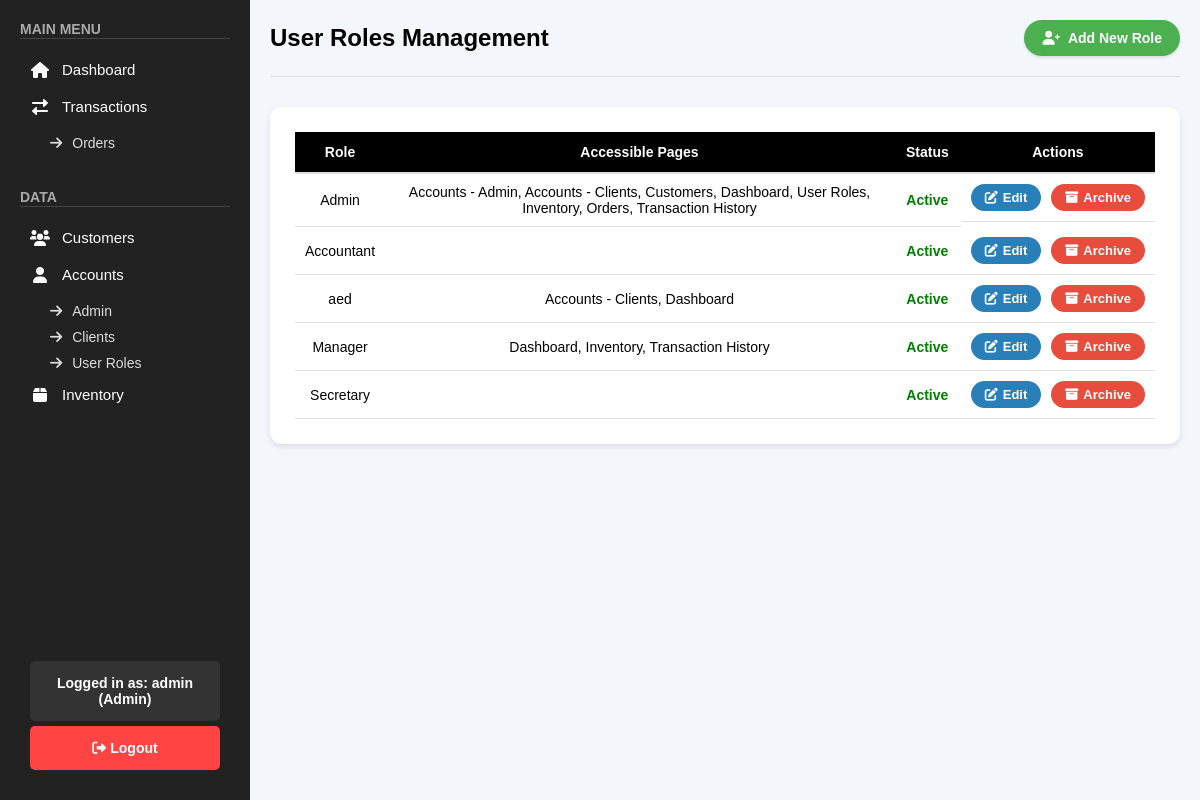
Page /public/pages/user_roles.php (signed in) on the earlier database version.
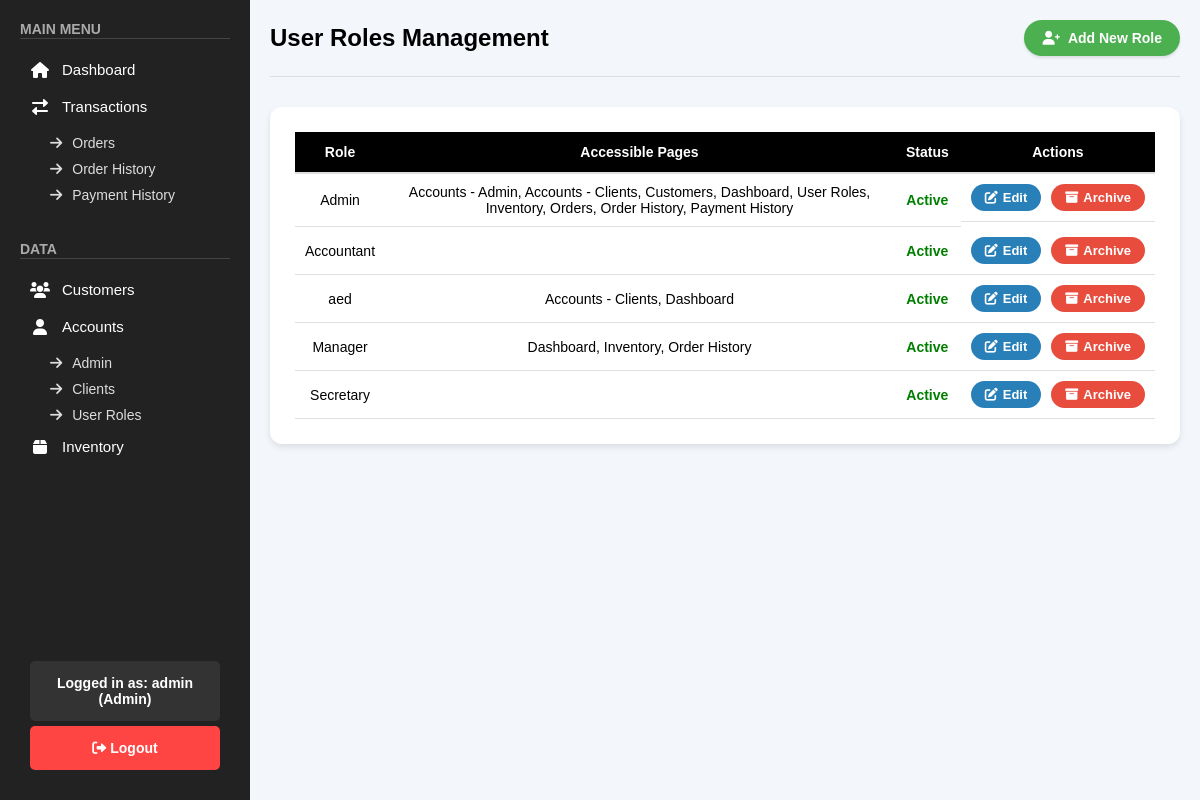
Same page on the later database version.
### tables this page shows
CREATE TABLE `roles` (
  `role_id` int(11) NOT NULL,
  `role_name` varchar(255) DEFAULT NULL,
  `status` enum('active','inactive') DEFAULT 'active',
  `pages` text NOT NULL
);

### public/pages/user_roles.php (the view, shortened to what this page needs)
<?php
include "../../backend/check_role.php";
$roles_query = "SELECT * FROM roles ORDER BY (role_name = 'admin') DESC, role_name ASC";
$roles_result = $conn->query($roles_query);
?>
<!DOCTYPE html>
<html lang="en">
<head>
    <link rel="stylesheet" href="../css/user_roles.css">
    <link rel="stylesheet" href="../css/sidebar.css">
    <link rel="stylesheet" href="https://cdnjs.cloudflare.com/ajax/libs/font-awesome/6.0.0/css/all.min.css">
</head>
<body>
    <?php include '../sidebar.php'; ?>
    <div class="main-content">
        <div class="accounts-header">
            <h1>User Roles Management</h1>
            <button onclick="showRoleForm()" class="add-account-btn">
                <i class="fas fa-user-plus"></i> Add New Role
            </button>
        </div>
        <div class="accounts-table-container">
            <table class="accounts-table">
                <thead>
                    <tr>
                        <th>Role</th>
                        <th>Accessible Pages</th>
                        <th>Status</th>
                        <th>Actions</th>
                    </tr>
                </thead>
                <tbody>
                    <?php while ($role = $roles_result->fetch_assoc()): ?>
                        <tr>
                            <td><?= htmlspecialchars($role['role_name']) ?></td>
                            <td><?= htmlspecialchars($role['pages'] ?? 'None') ?></td>
                            <td class="<?= $role['status'] == 'active' ? 'status-active' : 'status-inactive' ?>">
                                <?= htmlspecialchars(ucfirst($role['status'])) ?>
                            </td>
                            <td class="action-buttons">
                                <?php if ($role['role_name'] !== 'admin'): ?>
                                    <button type="button" class="edit-btn"
                                        onclick="showRoleForm('<?= $role['role_id'] ?>', '<?= htmlspecialchars($role['role_name']) ?>', '<?= htmlspecialchars($role['pages']) ?>')">
                                        <i class="fas fa-edit"></i> Edit
                                    </button>
                                    <form method="POST" action="../../backend/roles/manage_roles.php" style="display:inline;">
                                        <button type="submit" class="<?= $role['status'] == 'active' ? 'archive-btn' : 'activate-btn' ?>">
                                            <i class="fas fa-<?= $role['status'] == 'active' ? 'archive' : 'check' ?>"></i> <?= ucfirst($role['status'] == 'active' ? 'Archive' : 'Activate') ?>
                                        </button>
                                    </form>
                                <?php endif; ?>
                            </td>
                        </tr>
                    <?php endwhile; ?>
                </tbody>
            </table>
        </div>
    </div>
</body>
</html>

### public/sidebar.php (shortened to what this page needs)
<?php
include_once "../../backend/check_role.php";
$role = $_SESSION['role'] ?? 'guest';
$stmt = $conn->prepare("SELECT pages FROM roles WHERE role_name = ? AND status = 'active'");
$stmt->bind_param("s", $role);
$stmt->execute();
$stmt->bind_result($pages);
$allowedPages = array_map('trim', explode(',', $pages));
?>
<div class="sidebar">
    <div>
        <div class="menu-section">
            <span class="menu-title"><b>MAIN MENU</b></span>
            <hr>
            <?php if (in_array('Dashboard', $allowedPages)): ?>
                <a href="/top_exchange/public/pages/dashboard.php" class="menu-item">
                    <i class="fas fa-home"></i> Dashboard
                </a>
            <?php endif; ?>
            <?php if (in_array('Transactions', $allowedPages) || in_array('Orders', $allowedPages) || in_array('Forecast', $allowedPages) || in_array('Order History', $allowedPages)): ?>
                <div class="submenu">
                    <span class="menu-item no-hover">
                        <i class="fas fa-exchange-alt"></i> Transactions
                    </span>
                    <div class="submenu-items">
                        <?php if (in_array('Orders', $allowedPages)): ?>
                            <a href="/top_exchange/public/pages/orders.php" class="submenu-item">
                                <i class="fas fa-arrow-right"></i> Orders
                            </a>
                        <?php endif; ?>
                        <?php if (in_array('Order History', $allowedPages)): ?>
                            <a href="/top_exchange/public/pages/order_history.php" class="submenu-item">
                                <i class="fas fa-arrow-right"></i> Order History
                            </a>
                        <?php if (in_array('Payment History', $allowedPages)): ?>
                            <a href="/top_exchange/public/pages/payment_history.php" class="submenu-item">
                                <i class="fas fa-arrow-right"></i> Payment History
                            </a>
                        <?php endif; ?>
                        <?php endif; ?>
                    </div>
                </div>
            <?php endif; ?>
        </div>
        <div class="menu-section">
            <span class="menu-title"><b>DATA</b></span>
            <hr>
            <?php if (in_array('Customers', $allowedPages)): ?>
                <a href="/top_exchange/public/pages/customers.php" class="menu-item">
                    <i class="fas fa-users"></i> Customers
                </a>
            <?php endif; ?>
            <?php if (in_array('Accounts - Admin', $allowedPages) || in_array('Accounts - Clients', $allowedPages) || in_array('User Roles', $allowedPages)): ?>
                <div class="submenu">
                    <span class="menu-item no-hover">
                        <i class="fas fa-user"></i> Accounts
                    </span>
                    <div class="submenu-items">
                        <?php if (in_array('Accounts - Admin', $allowedPages)): ?>
                            <a href="/top_exchange/public/pages/accounts.php" class="submenu-item">
                                <i class="fas fa-arrow-right"></i> Admin
                            </a>
                        <?php endif; ?>
                        <?php if (in_array('Accounts - Clients', $allowedPages)): ?>
                            <a href="/top_exchange/public/pages/accounts_clients.php" class="submenu-item">
                                <i class="fas fa-arrow-right"></i> Clients
                            </a>
                        <?php endif; ?>
                        <?php if (in_array('User Roles', $allowedPages)): ?>
                            <a href="/top_exchange/public/pages/user_roles.php" class="submenu-item">
                                <i class="fas fa-arrow-right"></i> User Roles
                            </a>
                        <?php endif; ?>
                    </div>
                </div>
            <?php endif; ?>
            <?php if (in_array('Inventory', $allowedPages)): ?>
                <a href="/top_exchange/public/pages/inventory.php" class="menu-item">
                    <i class="fas fa-box"></i> Inventory
                </a>
            <?php endif; ?>
        </div>
    </div>
    <div class="account-section">
        <div class="account-info">
            Logged in as:
            <strong>
                <?php
                echo isset($_SESSION['username'])
                    ? htmlspecialchars($_SESSION['username'])
                    : "Guest";
                ?>
            </strong> (<?= htmlspecialchars(ucfirst($role)) ?>)
        </div>
        <a href="/top_exchange/backend/logout.php" class="logout-btn">
            <i class="fas fa-sign-out-alt"></i> Logout
        </a>
    </div>
</div>

### public/css/user_roles.css (style rules this page uses)
body { font-family: Arial, sans-serif; background-color: #f3f6fb; margin: 0; box-sizing: border-box; }
.accounts-header { display: flex; justify-content: space-between; align-items: center; margin-bottom: 30px; padding-bottom: 20px; border-bottom: 1px solid #ddd; }
.accounts-header h1 { font-size: 24px; font-weight: bold; display: flex; align-items: center; gap: 12px; }
.add-account-btn { padding: 10px 18px; font-size: 14px; border: none; font-weight: bold; color: white; background-color: #4CAF50; border-radius: 20px; text-decoration: none; transition: 0.3s; display: flex; align-items: center; gap: 8px; box-shadow: 0px 2px 3px rgba(0, 0, 0, 0.1); }
.accounts-table-container { background-color: #ffffff; padding: 25px; border-radius: 12px; box-shadow: 0px 3px 6px rgba(0, 0, 0, 0.1); }
.accounts-table { width: 100%; border-collapse: collapse; font-size: 14px; }
.accounts-table th { background-color: black; color: white; font-weight: bold; padding: 12px; text-align: center; border-bottom: 2px solid #ddd; }
.accounts-table td { padding: 10px; text-align: center; border-bottom: 1px solid #e0e0e0; }
.action-buttons { display: flex; justify-content: center; gap: 10px; }
.edit-btn, .archive-btn { padding: 6px 14px; font-size: 13px; font-weight: 600; border-radius: 20px; text-decoration: none; transition: background-color 0.3s; display: flex; align-items: center; gap: 5px; border: none; }
.edit-btn { background-color: #2980b9; color: white; }
.archive-btn { background-color: #e74c3c; color: white; }
.status-active { color: green; font-weight: bold; }

### public/css/sidebar.css (style rules this page uses)
* { margin: 0; padding: 0; box-sizing: border-box; font-family: Arial, sans-serif; text-decoration: none; }
.sidebar { width: 250px; background: #222; color: white; padding: 20px; display: flex; flex-direction: column; justify-content: space-between; height: 100vh; position: fixed; left: 0; top: 0; }
.menu-section { margin-bottom: 32px; }
.menu-title { font-size: 14px; font-weight: bold; color: #aaa; margin-bottom: 10px; margin-top: 20px; }
hr { border: none; height: 1px; background: #444; margin-bottom: 12px; }
.menu-item { display: flex; align-items: center; gap: 10px; background: none; border: none; color: white; font-size: 15px; font-weight: 400; padding: 10px 15px; width: 100%; text-align: left; cursor: pointer; transition: background 0.2s ease-in-out; border-radius: 4px; }
.submenu { display: flex; flex-direction: column; }
.submenu-items { display: flex; flex-direction: column; margin-left: 20px; margin-top: 5px; }
.submenu-item { display: flex; align-items: center; gap: 10px; background: none; border: none; color: #ddd; font-size: 14px; font-weight: 400; padding: 5px 10px; width: 100%; text-align: left; cursor: pointer; transition: background 0.2s ease-in-out; border-radius: 4px; }
.account-section { margin-top: auto; display: flex; flex-direction: column; align-items: stretch; gap: 5px; padding: 10px; width: 100%; background-color: #222; }
.account-info { background: #333; padding: 14px; border-radius: 5px; font-size: 14px; color: white; font-weight: bold; text-align: center; width: 100%; }
.logout-btn { background: #ff4444; padding: 14px; font-size: 14px; font-weight: bold; color: white; text-align: center; border: none; border-radius: 5px; cursor: pointer; transition: background 0.2s ease; width: 100%; }
.main-content { margin-left: 250px; padding: 20px; }
.menu-item { display: flex; align-items: center; gap: 12px; padding: 10px; font-size: 15px; font-weight: 400; color: white; text-align: left; border-radius: 4px; transition: background 0.2s ease-in-out; cursor: pointer; }
.menu-item i { width: 20px; text-align: center; font-size: 16px; }

Differences in the rows shown:
changed roles "Admin": pages "Accounts - Admin, Accounts - Clients, Customers, Dashboard, User Roles, Inventory, Orders, Transaction History" → "Accounts - Admin, Accounts - Clients, Customers, Dashboard, User Roles, Inventory, Orders, Order History, Payment History"
changed roles "Manager": pages "Dashboard, Inventory, Transaction History" → "Dashboard, Inventory, Order History"
Other differences:
text now shown: "Order History Payment History"
